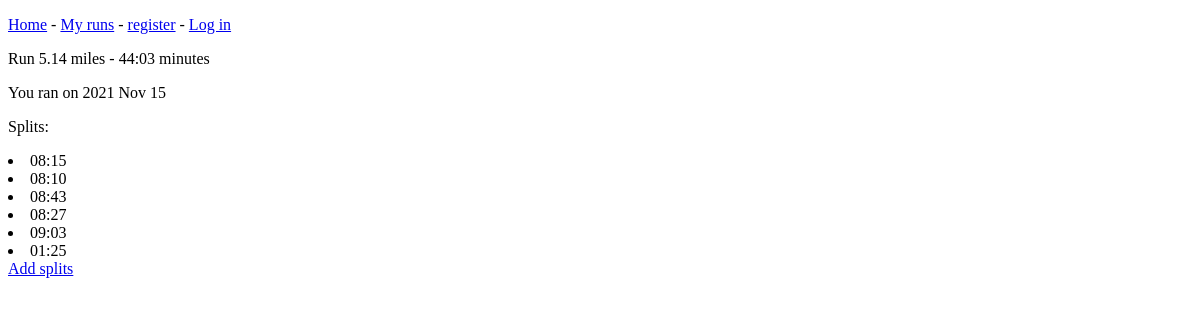
The page /runs/1 on the database as committed earlier.
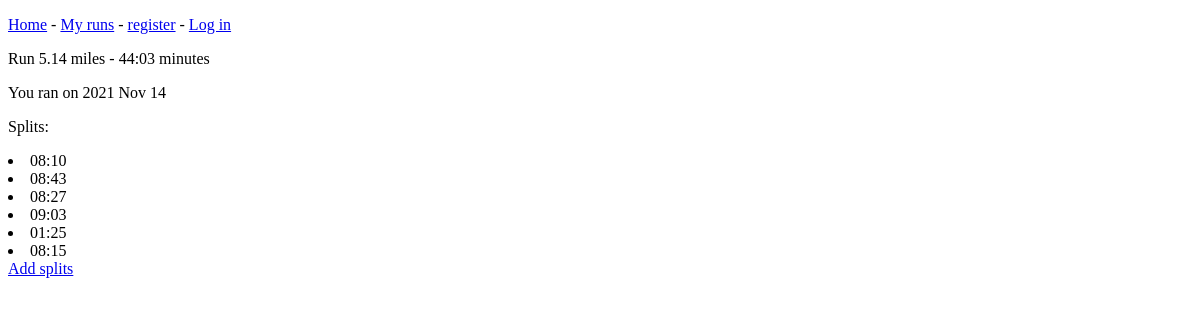
The same page on the database as committed later.
### run_stats/models.py (models this page shows, shortened)
class Run(models.Model):
    date = models.DateField()
    time = models.TimeField()
    distance = models.DecimalField(max_digits=4, decimal_places=2)
    average_speed = models.DecimalField(max_digits=3, decimal_places=1)
    calories_burned = models.IntegerField()
    steps = models.IntegerField()
    def __str__(self):
        return str(self.distance) + " miles - " + str(self.time)[3:] + " minutes"

class Split(models.Model):
    date = models.DateField()
    time = models.TimeField()
    length = models.DecimalField(max_digits=3, decimal_places=2)
    run = models.ForeignKey(Run, on_delete=models.CASCADE)

### run_stats/views.py (the view)
# urls.py: path('runs/<int:run_id>', views.run, name="run"),
def run(request, run_id):
    run = Run.objects.get(id=run_id)
    splits = run.split_set.order_by('-date')
    context = {'run': run, 'splits': splits}
    return render(request, 'run_stats/run.html', context)

### run_stats/templates/run_stats/run.html
{% extends "run_stats/base.html" %}
{% block content %}
  <p>Run {{ run }}</p>
    <p>You ran on {{ run.date|date:'Y M d' }} </p>
    <p>Splits:</p>
    {% for split in splits %}
    <li>
        {{ split.time|time:'i:s' }}
    </li>
    {% empty %}
    <p>No splits for run: {{ run }}</p>
  </ul>
  {% endfor %}
  <a href="{% url 'run_stats:add_splits' run.id %}">Add splits</p>
{% endblock content %}

Rows that differ between the two databases and show on the page:
changed Run: date "2021 Nov 15" → "2021 Nov 14"
changed Split (number 6 of 6 on the later page): moves down the list
